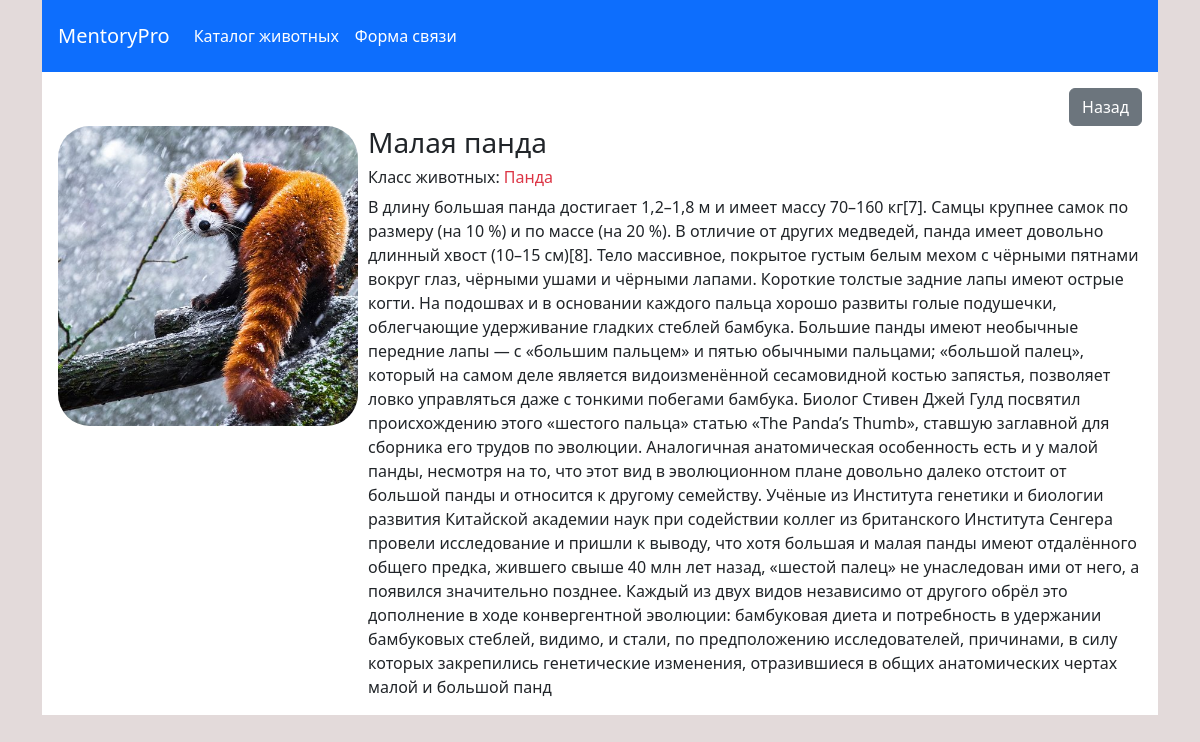
Screenshot of /animals/breed/9 with the database file from the repository.
### animals/models.py (models this page shows, shortened)
class Breeds (models.Model):
    title = models.CharField(max_length=100, blank=False, verbose_name='Название породы')
    animal_type = models.ForeignKey('AnimalClass', on_delete=models.CASCADE, blank=False, verbose_name='Вид животных')
    description = models.TextField(blank=True, verbose_name='Описание')
    created_at = models.DateTimeField(auto_now_add=True, blank=True, verbose_name='Дата создания')
    updated_at = models.DateTimeField(auto_now=True, blank=True, verbose_name='Дата обновления')
    photo = models.ImageField(upload_to='media/breeds/%Y/%m/%d', verbose_name='Изображение', blank=True)
    class Meta:
        verbose_name = 'Породы'
        verbose_name_plural = 'Порода'
        ordering = ['-created_at']

class AnimalClass (models.Model):
    title = models.CharField(max_length=100, blank=False, verbose_name='Название класса животных')
    created_at = models.DateTimeField(auto_now_add=True, blank=True, verbose_name='Дата создания')
    updated_at = models.DateTimeField(auto_now=True, blank=True, verbose_name='Дата обновления')
    photo = models.ImageField(upload_to='media/animalClass/%Y/%m/%d', verbose_name='Изображение', blank=True)
    class Meta:
        verbose_name = 'Класс животных'
        verbose_name_plural = 'Класс животных'
        ordering = ['-created_at']
    def __str__(self):
        return self.title

### animals/views.py (the view)
# urls.py: path('breed/<int:breed_id>', animal_detail),
def animal_detail(request, breed_id):
    template = 'animals/animal_detail.html'
    animal = Breeds.objects.get(pk=breed_id)
    context = {
        'animal': animal
    }
    return render(request, template, context)

### animals/templates/animals/animal_detail.html
{% extends 'base.html' %}
{% load static %}
{% block content %}
    <div class="text-end">
        <a class="btn btn-secondary" href="/animals" >Назад</a>
    </div>
    <div class="row">
        <div style="width: 310px">
            <img src="/media/{{ animal.photo }}" style="width: 300px" class="rounded-5"/>
        </div>
        <div class="col">
            <h3>
                {{ animal.title }}
            </h3>
            <h6>Класс животных:
                <span class="text-danger">{{ animal.animal_type }}</span>
            </h6>
            <span>
                {{ animal.description }}
            </span>
        </div>
    </div>
{% endblock %}

### rows the page displays
Breeds: photo (picture), title "Малая панда", animal_type "Панда", description "В длину большая панда достигает 1,2–1,8 м и имеет массу 70–160 кг[7]. Самцы крупнее самок по размеру (на 10 %) и по массе (на 20 %). В отличие от других медведей, панда имеет довольно длинный хвост (10–15 см)[8]. Тело массивное, покрытое густым белым мехом с чёрными пятнами вокруг глаз, чёрными ушами и чёрными лапами. Короткие толстые задние лапы имеют острые когти. На подошвах и в основании каждого пальца хорошо развиты голые подушечки, облегчающие удерживание гладких стеблей бамбука. Большие панды имеют необычные передние лапы — с «большим пальцем» и пятью обычными пальцами; «большой палец», который на самом деле является видоизменённой сесамовидной костью запястья, позволяет ловко…"
